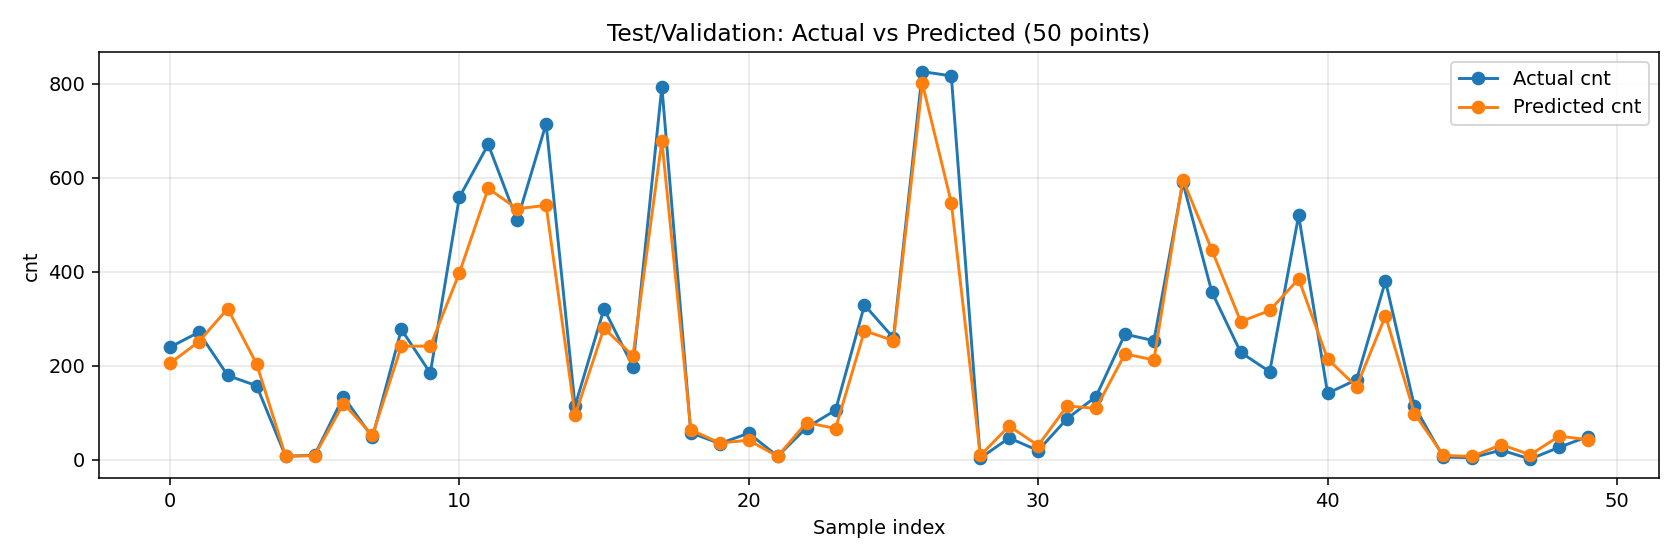

Reproduce this figure in Python.
from __future__ import annotations

import argparse
from pathlib import Path

import matplotlib.pyplot as plt
import numpy as np
import pandas as pd
from sklearn.preprocessing import StandardScaler


FEATURES = [
    "season", "yr", "mnth", "hr", "holiday", "weekday",
    "workingday", "weathersit", "temp", "atemp", "hum", "windspeed",
]


def sigmoid(x: np.ndarray) -> np.ndarray:
    return 1.0 / (1.0 + np.exp(-x))


def make_seq(x: np.ndarray, y: np.ndarray, seq_len: int) -> tuple[np.ndarray, np.ndarray]:
    xs, ys = [], []
    for i in range(len(x) - seq_len + 1):
        xs.append(x[i : i + seq_len])
        ys.append(y[i + seq_len - 1])
    return np.asarray(xs, dtype=np.float32), np.asarray(ys, dtype=np.float32)


class SimpleGRURegressor:
    def __init__(
        self,
        input_size: int,
        hidden_size: int = 64,
        learning_rate: float = 1e-3,
        max_epochs: int = 25,
        batch_size: int = 128,
        patience: int = 7,
        grad_clip: float = 10.0,
        random_state: int = 43,
    ):
        self.input_size = input_size
        self.hidden_size = hidden_size
        self.learning_rate = learning_rate
        self.max_epochs = max_epochs
        self.batch_size = batch_size
        self.patience = patience
        self.grad_clip = grad_clip
        self.rng = np.random.default_rng(random_state)

        self._init_params()

    def _init_params(self) -> None:
        s_in = np.sqrt(1.0 / max(self.input_size, 1))
        s_h = np.sqrt(1.0 / max(self.hidden_size, 1))

        self.W_xz = self.rng.standard_normal((self.input_size, self.hidden_size), dtype=np.float32) * s_in
        self.W_hz = self.rng.standard_normal((self.hidden_size, self.hidden_size), dtype=np.float32) * s_h
        self.b_z = np.zeros((1, self.hidden_size), dtype=np.float32)

        self.W_xr = self.rng.standard_normal((self.input_size, self.hidden_size), dtype=np.float32) * s_in
        self.W_hr = self.rng.standard_normal((self.hidden_size, self.hidden_size), dtype=np.float32) * s_h
        self.b_r = np.zeros((1, self.hidden_size), dtype=np.float32)

        self.W_xn = self.rng.standard_normal((self.input_size, self.hidden_size), dtype=np.float32) * s_in
        self.W_hn = self.rng.standard_normal((self.hidden_size, self.hidden_size), dtype=np.float32) * s_h
        self.b_n = np.zeros((1, self.hidden_size), dtype=np.float32)

        self.W_hy = self.rng.standard_normal((self.hidden_size, 1), dtype=np.float32) * s_h
        self.b_y = np.zeros((1, 1), dtype=np.float32)
        self._adam_t = 0
        self._adam_m = {name: np.zeros_like(getattr(self, name)) for name in self._param_names()}
        self._adam_v = {name: np.zeros_like(getattr(self, name)) for name in self._param_names()}

    @staticmethod
    def _adam_hyperparams() -> tuple[float, float, float]:
        return 0.9, 0.999, 1e-8

    @staticmethod
    def _param_names() -> tuple[str, ...]:
        return (
            "W_xz", "W_hz", "b_z",
            "W_xr", "W_hr", "b_r",
            "W_xn", "W_hn", "b_n",
            "W_hy", "b_y",
        )

    def _snapshot_state(self) -> dict[str, object]:
        return {
            "params": {name: getattr(self, name).copy() for name in self._param_names()},
            "adam_m": {name: value.copy() for name, value in self._adam_m.items()},
            "adam_v": {name: value.copy() for name, value in self._adam_v.items()},
            "adam_t": self._adam_t,
        }

    def _restore_state(self, state: dict[str, object]) -> None:
        params = state["params"]
        adam_m = state["adam_m"]
        adam_v = state["adam_v"]
        self._adam_t = int(state["adam_t"])
        for name, value in params.items():
            setattr(self, name, value.copy())
        self._adam_m = {name: value.copy() for name, value in adam_m.items()}
        self._adam_v = {name: value.copy() for name, value in adam_v.items()}

    @staticmethod
    def _batch_iter(x: np.ndarray, y: np.ndarray, batch_size: int, shuffle: bool):
        idx = np.arange(len(x))
        if shuffle:
            np.random.shuffle(idx)
        for start in range(0, len(x), batch_size):
            batch_idx = idx[start : start + batch_size]
            yield x[batch_idx], y[batch_idx]

    def _forward(self, x_batch: np.ndarray):
        bsz, seq_len, _ = x_batch.shape
        h_prev = np.zeros((bsz, self.hidden_size), dtype=np.float32)

        steps = []
        h_list = []

        for t in range(seq_len):
            x_t = x_batch[:, t, :]

            z_t = sigmoid(np.dot(x_t, self.W_xz) + np.dot(h_prev, self.W_hz) + self.b_z)
            r_t = sigmoid(np.dot(x_t, self.W_xr) + np.dot(h_prev, self.W_hr) + self.b_r)
            rh_prev = r_t * h_prev
            n_t = np.tanh(np.dot(x_t, self.W_xn) + np.dot(rh_prev, self.W_hn) + self.b_n)
            h_t = (1.0 - z_t) * n_t + z_t * h_prev

            steps.append({
                "x_t": x_t,
                "h_prev": h_prev,
                "z_t": z_t,
                "r_t": r_t,
                "rh_prev": rh_prev,
                "n_t": n_t,
                "h_t": h_t,
            })
            h_list.append(h_t)
            h_prev = h_t

        y_pred = np.dot(h_list[-1], self.W_hy) + self.b_y
        return y_pred, {"steps": steps, "h_last": h_list[-1]}

    def _clip_grads(self, grads: dict[str, np.ndarray]) -> dict[str, np.ndarray]:
        total_norm = 0.0
        for g in grads.values():
            total_norm += float(np.sum(g * g))
        total_norm = np.sqrt(total_norm)
        if total_norm > self.grad_clip and total_norm > 0:
            scale = self.grad_clip / total_norm
            for k in grads:
                grads[k] *= scale
        return grads

    def _backward(self, y_true: np.ndarray, cache: dict[str, object]) -> dict[str, np.ndarray]:
        steps = cache["steps"]
        h_last = cache["h_last"]

        n = y_true.shape[0]
        y_true_2d = y_true.reshape(-1, 1)
        y_pred = np.dot(h_last, self.W_hy) + self.b_y
        d_y = (2.0 * (y_pred - y_true_2d)) / max(n, 1)

        grads = {
            "W_xz": np.zeros_like(self.W_xz), "W_hz": np.zeros_like(self.W_hz), "b_z": np.zeros_like(self.b_z),
            "W_xr": np.zeros_like(self.W_xr), "W_hr": np.zeros_like(self.W_hr), "b_r": np.zeros_like(self.b_r),
            "W_xn": np.zeros_like(self.W_xn), "W_hn": np.zeros_like(self.W_hn), "b_n": np.zeros_like(self.b_n),
            "W_hy": np.zeros_like(self.W_hy), "b_y": np.zeros_like(self.b_y),
        }

        grads["W_hy"] = np.dot(h_last.T, d_y)
        grads["b_y"] = np.sum(d_y, axis=0, keepdims=True)

        d_h = np.dot(d_y, self.W_hy.T)

        for t in range(len(steps) - 1, -1, -1):
            s = steps[t]
            x_t = s["x_t"]
            h_prev = s["h_prev"]
            z_t = s["z_t"]
            r_t = s["r_t"]
            rh_prev = s["rh_prev"]
            n_t = s["n_t"]

            d_n = d_h * (1.0 - z_t)
            d_z = d_h * (h_prev - n_t)
            d_h_prev = d_h * z_t

            d_n_pre = d_n * (1.0 - n_t * n_t)

            grads["W_xn"] += np.dot(x_t.T, d_n_pre)
            grads["W_hn"] += np.dot(rh_prev.T, d_n_pre)
            grads["b_n"] += np.sum(d_n_pre, axis=0, keepdims=True)

            d_rh_prev = np.dot(d_n_pre, self.W_hn.T)
            d_r = d_rh_prev * h_prev
            d_h_prev += d_rh_prev * r_t

            d_r_pre = d_r * r_t * (1.0 - r_t)
            grads["W_xr"] += np.dot(x_t.T, d_r_pre)
            grads["W_hr"] += np.dot(h_prev.T, d_r_pre)
            grads["b_r"] += np.sum(d_r_pre, axis=0, keepdims=True)

            d_z_pre = d_z * z_t * (1.0 - z_t)
            grads["W_xz"] += np.dot(x_t.T, d_z_pre)
            grads["W_hz"] += np.dot(h_prev.T, d_z_pre)
            grads["b_z"] += np.sum(d_z_pre, axis=0, keepdims=True)

            d_h_prev += np.dot(d_r_pre, self.W_hr.T)
            d_h_prev += np.dot(d_z_pre, self.W_hz.T)

            d_h = d_h_prev

        return self._clip_grads(grads)

    def _update(self, grads: dict[str, np.ndarray]) -> None:
        beta1, beta2, eps = self._adam_hyperparams()
        self._adam_t += 1
        t = self._adam_t

        for name in self._param_names():
            grad = grads[name]
            m = self._adam_m[name]
            v = self._adam_v[name]

            m *= beta1
            m += (1.0 - beta1) * grad
            v *= beta2
            v += (1.0 - beta2) * (grad * grad)

            m_hat = m / (1.0 - beta1 ** t)
            v_hat = v / (1.0 - beta2 ** t)
            param = getattr(self, name)
            param -= self.learning_rate * m_hat / (np.sqrt(v_hat) + eps)

    def predict_log(self, x: np.ndarray) -> np.ndarray:
        y_pred, _ = self._forward(x)
        return y_pred.reshape(-1)

    def fit(self, x_train: np.ndarray, y_train: np.ndarray, x_val: np.ndarray, y_val: np.ndarray) -> dict[str, list[float]]:
        best_val = float("inf")
        wait = 0
        best_state = None
        hist = {"train_log_mse": [], "val_log_mse": []}

        for epoch in range(1, self.max_epochs + 1):
            train_losses = []
            for xb, yb in self._batch_iter(x_train, y_train, self.batch_size, shuffle=True):
                y_pred, cache = self._forward(xb)
                loss = float(np.mean((y_pred.reshape(-1) - yb) ** 2))
                grads = self._backward(yb, cache)
                self._update(grads)
                train_losses.append(loss)

            train_loss = float(np.mean(train_losses)) if train_losses else 0.0
            val_pred = self.predict_log(x_val)
            val_loss = float(np.mean((val_pred - y_val) ** 2))
            hist["train_log_mse"].append(train_loss)
            hist["val_log_mse"].append(val_loss)

            if val_loss < best_val:
                best_val = val_loss
                wait = 0
                best_state = self._snapshot_state()
                print(f"Epoch {epoch:3d} | Train(log MSE): {train_loss:.4f} | Val(log MSE): {val_loss:.4f} | Best!")
            else:
                wait += 1
                print(f"Epoch {epoch:3d} | Train(log MSE): {train_loss:.4f} | Val(log MSE): {val_loss:.4f} | Wait: {wait}/{self.patience}")
                if wait >= self.patience:
                    print(f"Early stopping at epoch {epoch} (patience {self.patience} reached)")
                    break

        if best_state is not None:
            self._restore_state(best_state)

        return hist


def evaluate_cnt_metrics(model: SimpleGRURegressor, x_seq: np.ndarray, y_cnt: np.ndarray) -> tuple[float, float, float, np.ndarray]:
    pred_log = model.predict_log(x_seq)
    pred_cnt = np.expm1(pred_log)
    err = pred_cnt - y_cnt
    mse = float(np.mean(err ** 2))
    mae = float(np.mean(np.abs(err)))
    denom = max(float(y_cnt.max() - y_cnt.min()), 1e-8) ** 2
    nmse = float(np.clip(mse / denom, 0.0, 1.0))
    return mse, mae, nmse, pred_cnt


def plot_test_pred(y_true: np.ndarray, y_pred: np.ndarray, out: Path, max_points: int = 50) -> None:
    n = min(max_points, len(y_true))
    idx = np.linspace(0, len(y_true) - 1, n, dtype=int)
    y_true_plot = y_true[idx]
    y_pred_plot = y_pred[idx]

    fig, ax = plt.subplots(1, 1, figsize=(12, 4))
    ax.plot(np.arange(n), y_true_plot, "o-", label="Actual cnt", linewidth=1.5)
    ax.plot(np.arange(n), y_pred_plot, "o-", label="Predicted cnt", linewidth=1.5)
    ax.set_title(f"Validation: Actual vs Predicted ({n} points)")
    ax.set_xlabel("Sample index")
    ax.set_ylabel("cnt")
    ax.grid(True, alpha=0.3)
    ax.legend()
    fig.tight_layout()
    fig.savefig(out, dpi=140)
    plt.close(fig)


def load_hour_sequences(csv_path: Path, seq_len: int):
    df = pd.read_csv(csv_path).sort_values(["dteday", "hr"]).reset_index(drop=True)
    df["cnt_next"] = df["cnt"].shift(-1)
    df = df.dropna().reset_index(drop=True)

    x = df[FEATURES].values.astype(np.float32)
    y_cnt = df["cnt_next"].values.astype(np.float32)

    split = int(len(df) * 0.8)
    x_train_raw, x_val_raw = x[:split], x[split:]
    y_train_cnt, y_val_cnt = y_cnt[:split], y_cnt[split:]

    scaler_x = StandardScaler()
    x_train = scaler_x.fit_transform(x_train_raw)
    x_val = scaler_x.transform(x_val_raw)

    y_train_log = np.log1p(y_train_cnt)
    y_val_log = np.log1p(y_val_cnt)

    x_train_seq, y_train_log_seq = make_seq(x_train, y_train_log, seq_len)
    x_val_seq, y_val_log_seq = make_seq(x_val, y_val_log, seq_len)
    _, y_train_cnt_seq = make_seq(x_train, y_train_cnt, seq_len)
    _, y_val_cnt_seq = make_seq(x_val, y_val_cnt, seq_len)

    return x_train_seq, y_train_log_seq, x_val_seq, y_val_log_seq, y_train_cnt_seq, y_val_cnt_seq


def main() -> None:
    parser = argparse.ArgumentParser()
    parser.add_argument("--csv", default="hour.csv")
    parser.add_argument("--epochs", type=int, default=25)
    parser.add_argument("--seq-len", type=int, default=24)
    parser.add_argument("--batch-size", type=int, default=128)
    parser.add_argument("--hidden", type=int, default=64)
    parser.add_argument("--lr", type=float, default=1e-3)
    parser.add_argument("--patience", type=int, default=7)
    parser.add_argument("--seed", type=int, default=42)
    args = parser.parse_args()

    np.random.seed(args.seed)

    base = Path(__file__).resolve().parent
    csv_path = Path(args.csv) if Path(args.csv).is_absolute() else base / args.csv

    x_train, y_train_log, x_val, y_val_log, y_train_cnt, y_val_cnt = load_hour_sequences(csv_path, args.seq_len)
    print(f"Samples: train={len(x_train)}, val={len(x_val)} | Seq len={args.seq_len}")

    model = SimpleGRURegressor(
        input_size=x_train.shape[-1],
        hidden_size=args.hidden,
        learning_rate=args.lr,
        max_epochs=args.epochs,
        batch_size=args.batch_size,
        patience=args.patience,
        random_state=args.seed,
    )

    model.fit(x_train, y_train_log, x_val, y_val_log)

    tr_mse, tr_mae, tr_nmse, _ = evaluate_cnt_metrics(model, x_train, y_train_cnt)
    va_mse, va_mae, va_nmse, va_pred = evaluate_cnt_metrics(model, x_val, y_val_cnt)

    print("\nFinal metrics in cnt-space:")
    print(f"Train MAE={tr_mae:.3f} | Train MSE={tr_mse:.3f} | Train NMSE(0..1)={tr_nmse:.5f}")
    print(f"Val   MAE={va_mae:.3f} | Val   MSE={va_mse:.3f} | Val   NMSE(0..1)={va_nmse:.5f}")

    out_test = base / "gru_numpy_test_pred_vs_real.png"
    plot_test_pred(y_val_cnt, va_pred, out_test, max_points=50)
    print(f"Test prediction plot saved: {out_test}")


if __name__ == "__main__":
    main()
